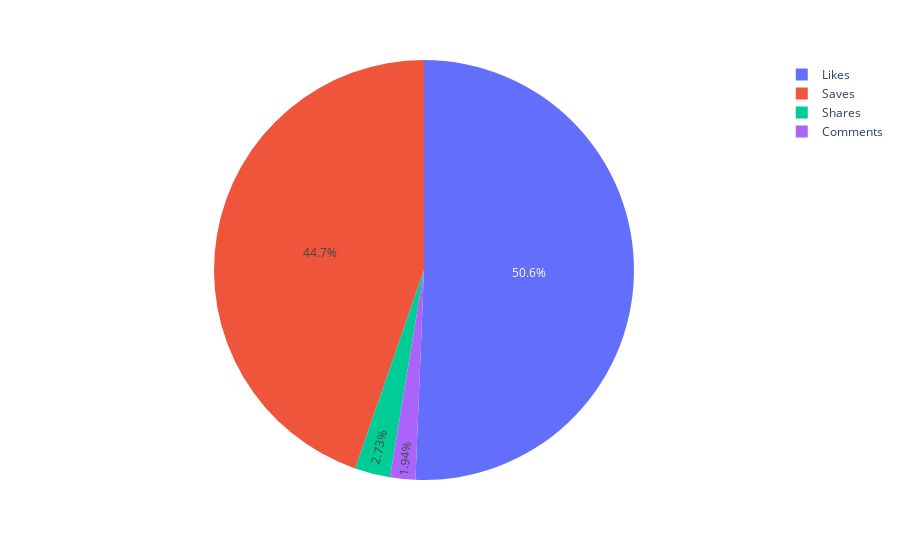

Here is the notebook cell this chart was saved with:
### Code cell
#post engagement
post_source=['Saves','Comments','Likes','Shares']
post_count=[data[source].sum() for source in post_source]
fig=px.pie(data_frame=data,names=post_source,values=post_count)
fig.show()

### Figure 1 — Plotly figure (JSON) as saved in the notebook; plotly's stock layout.template omitted (floating-point values rounded to 4 significant figures)
{"data": [{"domain": {"x": [0, 1], "y": [0, 1]}, "hovertemplate": "label=%{label}<br>value=%{value}<extra></extra>", "labels": ["Saves", "Comments", "Likes", "Shares"], "legendgroup": "", "name": "", "showlegend": true, "type": "pie", "values": [18244, 793, 20680, 1114]}], "layout": {"legend": {"tracegroupgap": 0}, "margin": {"t": 60}}}
